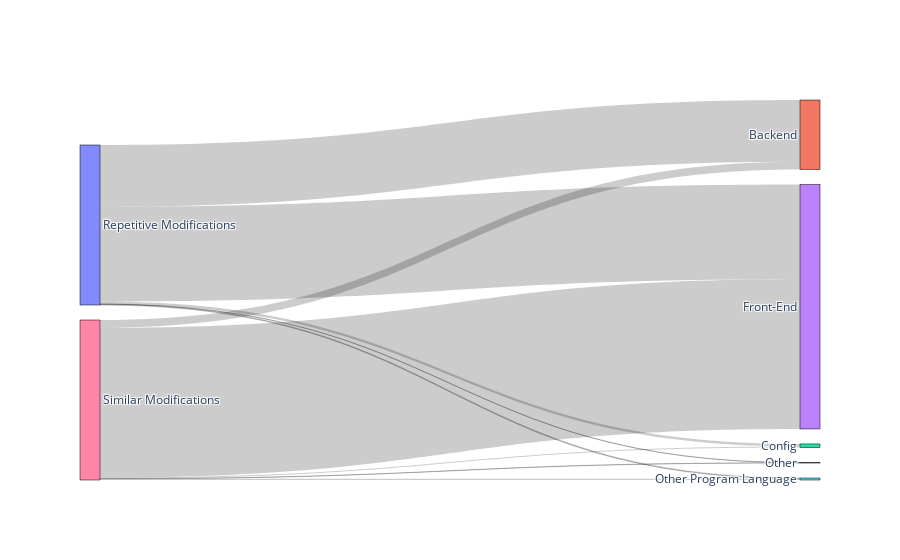

Notebook code cell kept with this figure:
### Code cell
import pandas as pd
import plotly.graph_objects as go


result_df = pd.read_excel('type_counts_with_source.xlsx')

replace_dict = {'Web': 'Front-End', 'Java': 'Backend'}
result_df['Main_type'] = result_df['Main_type'].replace(replace_dict)

df1 = result_df.groupby(['Source', 'Main_type']).sum().reset_index()


df1['normalized_count'] = df1.groupby('Source')['Count'].transform(lambda x: x / x.sum())


df2 = result_df.groupby(['Main_type', 'Type']).sum().reset_index()


df2['normalized_count'] = df2.groupby('Main_type')['Count'].transform(lambda x: x / x.sum())


source_indices = []
target_indices = []
values = []
labels = []

for index, row in df1.iterrows():
    source = row['Source']
    main_type = row['Main_type']
    value = row['normalized_count']
    
    if source not in labels:
        labels.append(source)
    if main_type not in labels:
        labels.append(main_type)
    
    source_index = labels.index(source)
    target_index = labels.index(main_type)
    
    source_indices.append(source_index)
    target_indices.append(target_index)
    values.append(value)


fig = go.Figure(data=[go.Sankey(
    node=dict(
        pad=15,
        thickness=20,
        line=dict(color="black", width=0.5),
        label=labels
    ),
    link=dict(
        source=source_indices,
        target=target_indices,
        value=values
    )
)])

fig.write_image("sankey_diagram.pdf", format="pdf", width=800, height=600)

fig.show()

### Figure 1 — Plotly figure (JSON) as saved in the notebook; plotly's stock layout.template omitted (floating-point values rounded to 4 significant figures)
{"data": [{"link": {"source": [0, 0, 0, 0, 0, 6, 6, 6, 6, 6], "target": [1, 2, 3, 4, 5, 1, 2, 3, 4, 5], "value": [0.386, 0.01559, 0.5919, 0.0013, 0.005198, 0.0485, 0.006754, 0.9358, 0.00167, 0.007286]}, "node": {"label": ["Repetitive Modifications", "Backend", "Config", "Front-End", "Other", "Other Program Language", "Similar Modifications"], "line": {"color": "black", "width": 0.5}, "pad": 15, "thickness": 20}, "type": "sankey"}], "layout": {}}
